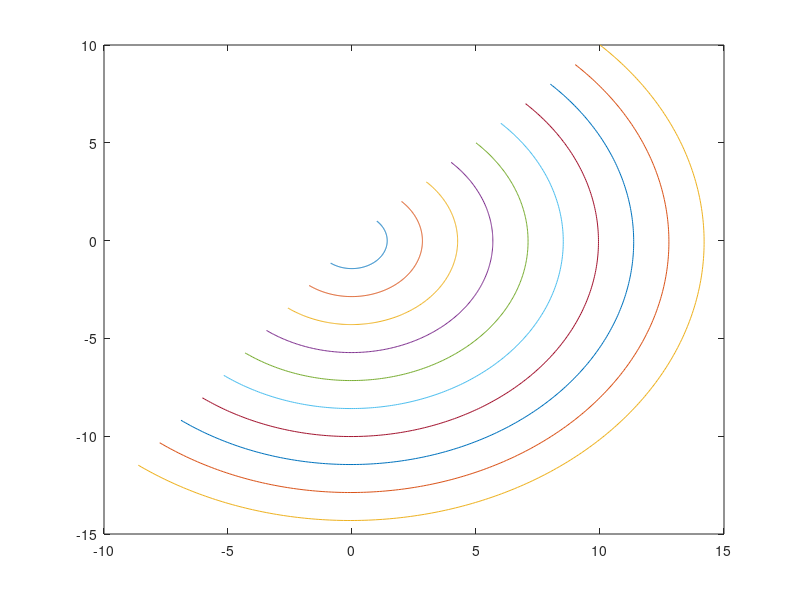

This figure's MATLAB source:
% Amath 301 Section week 9

% Autumn 14 HW5 (PCA example)

% % Initialize D
% load pend_data.mat
% 
% 
% % First 10 rows of D are relative x data, next 10 y, final 10 z
% 
% % Compute covariance-like matrix
% C = D*(D.');
% 
% % Diagonals give variance of each row
% % Off diagonals give covariance between data streams
% 
% % Let's compute the SVD to figure out the important directions
% % C = USV*
% [U,S,V] = svd(D,'econ');
% 
% % Let's look at the first 10 (largest) singular values
% allSVs = diag(S);
% topSVs = allSVs(1:10);
% 
% % First one is way bigger! This means the first principal direction
% % contains the most info about D
% 
% % Project D onto principal direction
% % D = USV* ==> U*D = SV*
% % u1*D = sV1*
% 
% projection = U(:,1).' * D;
% 
% % Plot this row of data versus time, time goes from0 to 10 by 0.1
% t = 0:0.1:10;
% plot(t,projection,'b-')
% xlabel('time')
% ylabel('observed position')
% % hold on
% % plot(t,D(21,:),'r-')
% % legend('svd', 'D')
% 
% % We've isolated the z component of motion!



% Higher dimensional matrices and squeeze

% 3D
M = rand(10,5,5);

% Fixing first index gives 5x5 (stack of 10 5x5s)
size(M(4,:,:))

% Fixing second gives 10 x 5 (row vector length five, 10 high)
size(M(:,3,:))

% Matlab still interprets as a 3D object though
% M(4,:,:) + ones(5,5)

% Use squeeze to get Matlab to reduce dimension "eliminate singleton
% dimension"
squeeze(M(4,:,:)) + ones(5,5)


% Example: Forward Euler

% ODE:
% x' = y
% y' = -x

% function - come back to this once we figure out dimensions
f = @(t,y) [y(1,2,:),...   % x' = y
                -y(1,1,:)];   % y' = -x

dt = 0.01;
t0 = 0;
tfinal = 3;

% Use lots of initial conditions (2x10
y0 = [1:10;
        1:10];

% 300 steps + IC gives 301 time steps
% Stack of 301 2x10 matrices
y = zeros(301,2,10);
y(1,:,:) = y0;

for k=1:300
    y(k+1,:,:) = y(k,:,:) + dt * f(t0,y(k,:,:));
end
% Go back and write f

% plot results
plot(squeeze(y(:,1,:)),squeeze(y(:,2,:)))










